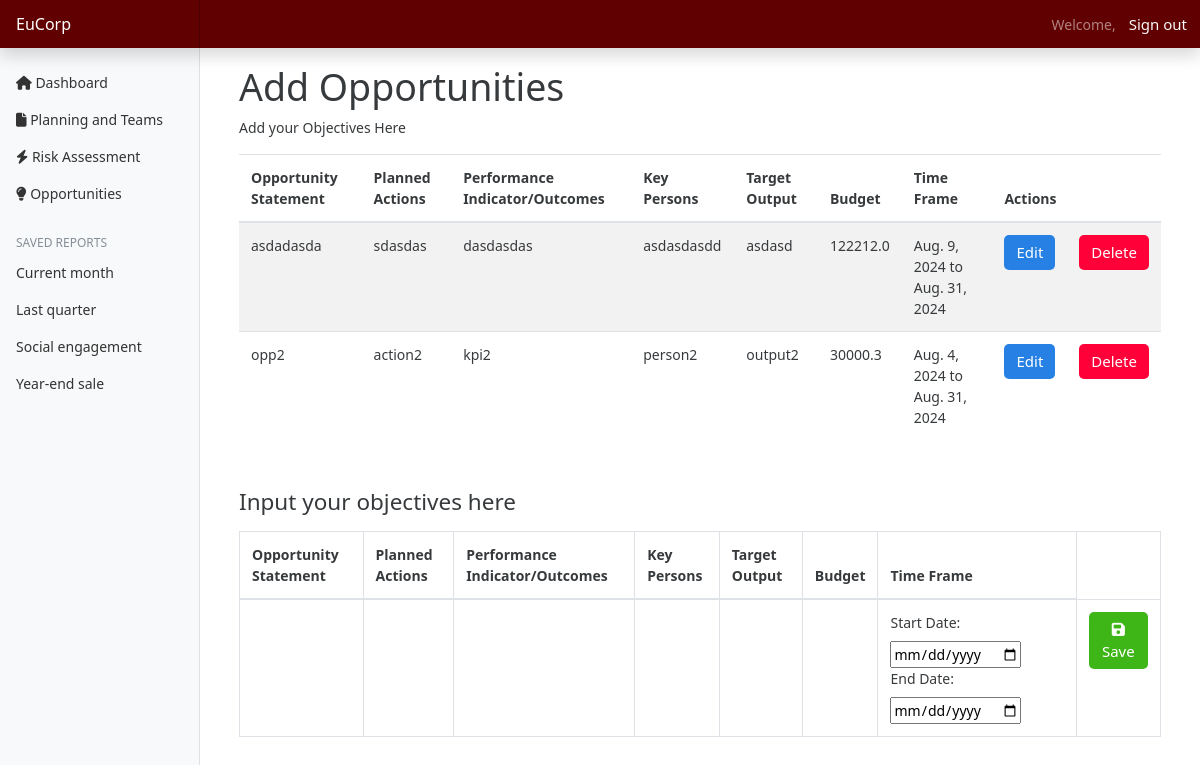
Page /opportunities/add-opportunity (signed in) on the committed database.
### opportunities/models.py (models this page shows)
class Opportunities(models.Model):
    opportunity_id = models.AutoField(primary_key=True)
    head = models.ForeignKey(to=DepartmentHeads, on_delete=models.CASCADE)
    statement = models.TextField(default='')
    plannedActions = models.TextField(default='')
    kpi = models.TextField(default='')
    keyPersons = models.TextField(default='')
    targetOutput = models.TextField(default='')
    budget = models.FloatField()
    startDate = models.DateField(default=now)
    endDate = models.DateField(default=now)

### opportunities/views.py (the view, shortened to what this page needs)
# urls.py: path('add-opportunity',views.addOpportunity, name="addOpportunity"),
def addOpportunity(request):
    currentUser = request.user
    try:
        departmentHead = DepartmentHeads.objects.get(head=currentUser)
    except DepartmentHeads.DoesNotExist:
        messages.error(request, 'No department head found')
        return render(request, 'opportunities/department/addOpportunity.html')
    opportunities = Opportunities.objects.filter(head=departmentHead)
    context= {
        'opportunities' : opportunities
    }
    return render(request, 'opportunities/department/addOpportunity.html', context)

### templates/opportunities/department/addOpportunity.html (shortened to what this page needs)
{% extends 'base.html' %}
{% block content %}
<div class="container">
    <h1>Add Opportunities</h1>
    <p>Add your Objectives Here</p>
    <table class="table  table-striped mt-3">
        <thead>
            <tr>
                <th scope="col">Opportunity Statement</th>
                <th scope="col">Planned Actions</th>
                <th scope="col">Performance Indicator/Outcomes</th>
                <th scope="col">Key Persons</th>
                <th scope="col">Target Output</th>
                <th scope="col">Budget</th>
                <th scope="col">Time Frame</th>
                <th colspan="2">Actions</th>
            </tr>
        </thead>
        <tbody>
            {% for opportunity in opportunities %}
            <tr>
                <td>{{ opportunity.statement }}</td>
                <td>{{ opportunity.plannedActions }}</td>
                <td>{{ opportunity.kpi }}</td>
                <td>{{ opportunity.keyPersons }}</td>
                <td>{{ opportunity.targetOutput }}</td>
                <td>{{ opportunity.budget }}</td>
                <td>{{ opportunity.startDate }} to {{ opportunity.endDate }}</td>
                <td><a href="" class="btn btn-primary" style="border-radius: 5px; border: none;">Edit</a></td>
                <td><a href="{% url 'deleteOpportunity' opportunity_id=opportunity.opportunity_id %}" class="btn btn-danger" style="border-radius: 5px; border: none;">Delete</a></td>
            </tr>
            {% empty %}
            <tr>
                <td colspan="6">No opportunities found</td>
            </tr>
            {% endfor %}
        </tbody>
    </table>
    <div class="mt-5">
        <h4>Input your objectives here</h4>
    </div>
    <form method="post" action="" onsubmit="prepareFormData(event)">
        <table class="table table-bordered mt-3">
            <thead>
                <tr>
                    <th scope="col">Opportunity Statement</th>
                    <th scope="col">Planned Actions</th>
                    <th scope="col">Performance Indicator/Outcomes</th>
                    <th scope="col">Key Persons</th>
                    <th scope="col">Target Output</th>
                    <th scope="col">Budget</th>
                    <th scope="col">Time Frame</th>
                </tr>
            </thead>
            <tbody>
                <tr>
                    <td contenteditable="true" id="opportunityStatement" class="editable"></td>
                    <td contenteditable="true" id="plannedActions" class="editable"></td>
                    <td contenteditable="true" id="kpi" class="editable"></td>
                    <td contenteditable="true" id="keyPersons" class="editable"></td>
                    <td contenteditable="true" id="targetOutput" class="editable"></td>
                    <td contenteditable="true" id="budget" class="editable"></td>
                    <td id="timeFrame">
                        <div class="input-container">
                            <label for="startDate">Start Date:</label>
                            <input type="date" id="startDate" name="startDate" class="editable" />
                            <label for="endDate">End Date:</label>
                            <input type="date" id="endDate" name="endDate" class="editable" />
                        </div>
                    </td>
                    <td>
                        <button type="submit" class="btn btn-success" style="border-radius: 5px; border: none;"><i class="fa-solid fa-floppy-disk"></i> Save</button>
                    </td>
                </tr>
            </tbody>
        </table>
    </form>
</div>
{% endblock %}

### Project/static/css/dashboard.css (style rules this page uses)
body { font-size: 0.875rem; }

### rows in the picture
Opportunities: statement "asdadasda", plannedActions "sdasdas", kpi "dasdasdas", keyPersons "asdasdasdd", targetOutput "asdasd", budget "122212.0", startDate "Aug. 9, 2024", endDate "Aug. 31, 2024"
Opportunities: statement "opp2", plannedActions "action2", kpi "kpi2", keyPersons "person2", targetOutput "output2", budget "30000.3", startDate "Aug. 4, 2024", endDate "Aug. 31, 2024"
